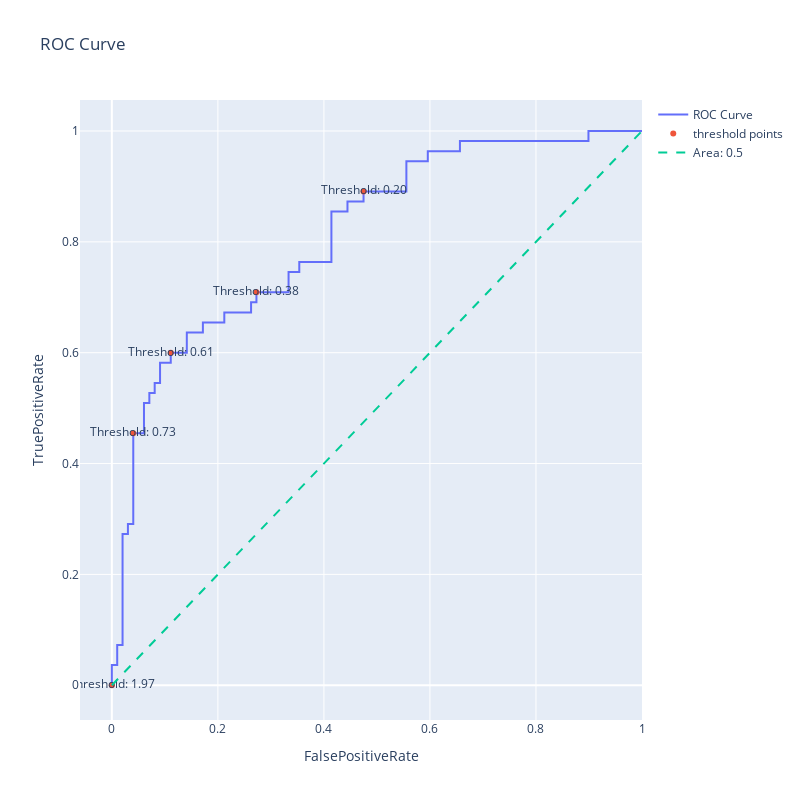

Notebook source saved alongside this figure:
### Code cell
trace_0 = go.Scatter(x=fpr,
           y=tpr,
           mode = 'lines',
           name = 'ROC Curve')
# Every 10th point we highlight threshold
n= 10 
indices = np.arange(len(thresh))%10==0

# trace 1
trace_1 = go.Scatter(x=fpr[indices],
           y=tpr[indices],
           mode = 'markers+text',
           name = 'threshold points',
           text=[f"Threshold: {t:.2f}" for t in thresh[indices]])

# trace 2 diagonal line
trace_2 = go.Scatter(x=[0,1],
           y=[0,1],
           mode = 'lines',
           name = 'Area: 0.5',
           line = dict(dash='dash') )


data = [trace_0,trace_1, trace_2]
layout = go.Layout(
    title="ROC Curve",
    xaxis=dict(title = "FalsePositiveRate"),
    yaxis=dict(title = "TruePositiveRate"),
    width = 800,
    height = 800,
)

# Create the figure
fig = go.Figure(data=data, layout=layout)

# Show plot
fig.show()

### Figure 1 — Plotly figure (JSON) as saved in the notebook; plotly's stock layout.template omitted (floating-point values rounded to 4 significant figures)
{"data": [{"mode": "lines", "name": "ROC Curve", "type": "scatter", "x": [0, 0, 0, 0.0101, 0.0101, 0.0202, 0.0202, 0.0303, 0.0303, 0.0404, 0.0404, 0.06061, 0.06061, 0.07071, 0.07071, 0.08081, 0.08081, 0.09091, 0.09091, 0.1111, 0.1111, 0.1414, 0.1414, 0.1717, 0.1717, 0.2121, 0.2121, 0.2626, 0.2626, 0.2727, 0.2727, 0.3333, 0.3333, 0.3535, 0.3535, 0.4141, 0.4141, 0.4444, 0.4444, 0.4747, 0.4747, 0.5556, 0.5556, 0.596, 0.596, 0.6566, 0.6566, 0.899, 0.899, 1], "y": [0, 0.01818, 0.03636, 0.03636, 0.07273, 0.07273, 0.2727, 0.2727, 0.2909, 0.2909, 0.4545, 0.4545, 0.5091, 0.5091, 0.5273, 0.5273, 0.5455, 0.5455, 0.5818, 0.5818, 0.6, 0.6, 0.6364, 0.6364, 0.6545, 0.6545, 0.6727, 0.6727, 0.6909, 0.6909, 0.7091, 0.7091, 0.7455, 0.7455, 0.7636, 0.7636, 0.8545, 0.8545, 0.8727, 0.8727, 0.8909, 0.8909, 0.9455, 0.9455, 0.9636, 0.9636, 0.9818, 0.9818, 1, 1]}, {"mode": "markers+text", "name": "threshold points", "text": ["Threshold: 1.97", "Threshold: 0.73", "Threshold: 0.61", "Threshold: 0.38", "Threshold: 0.20"], "type": "scatter", "x": [0, 0.0404, 0.1111, 0.2727, 0.4747], "y": [0, 0.4545, 0.6, 0.7091, 0.8909]}, {"line": {"dash": "dash"}, "mode": "lines", "name": "Area: 0.5", "type": "scatter", "x": [0, 1], "y": [0, 1]}], "layout": {"height": 800, "title": {"text": "ROC Curve"}, "width": 800, "xaxis": {"title": {"text": "FalsePositiveRate"}}, "yaxis": {"title": {"text": "TruePositiveRate"}}}}
